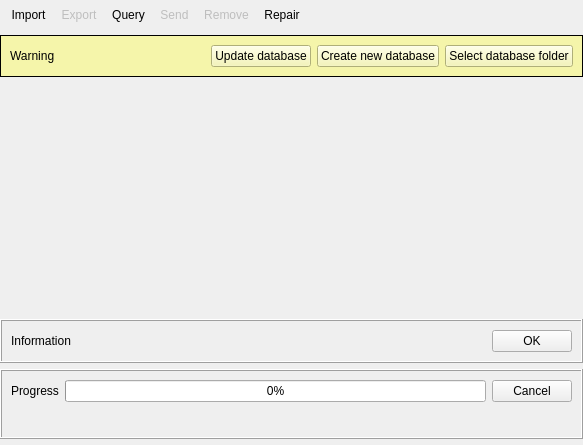
<?xml version="1.0" encoding="UTF-8"?>
<ui version="4.0">
 <class>ctkDICOMBrowser</class>
 <widget class="QWidget" name="ctkDICOMBrowser">
  <property name="geometry">
   <rect>
    <x>0</x>
    <y>0</y>
    <width>583</width>
    <height>445</height>
   </rect>
  </property>
  <property name="sizePolicy">
   <sizepolicy hsizetype="Preferred" vsizetype="Preferred">
    <horstretch>0</horstretch>
    <verstretch>0</verstretch>
   </sizepolicy>
  </property>
  <property name="windowTitle">
   <string>DICOM Browser</string>
  </property>
  <layout class="QVBoxLayout" name="verticalLayout_2">
   <property name="leftMargin">
    <number>0</number>
   </property>
   <property name="topMargin">
    <number>0</number>
   </property>
   <property name="rightMargin">
    <number>0</number>
   </property>
   <property name="bottomMargin">
    <number>0</number>
   </property>
   <item>
    <widget class="QToolBar" name="ToolBar">
     <property name="windowTitle">
      <string>DICOM Browser Toolbar</string>
     </property>
     <property name="floatable">
      <bool>true</bool>
     </property>
     <addaction name="ActionImport"/>
     <addaction name="ActionExport"/>
     <addaction name="ActionQuery"/>
     <addaction name="ActionSend"/>
     <addaction name="ActionRemove"/>
     <addaction name="ActionRepair"/>
    </widget>
   </item>
   <item>
    <widget class="QFrame" name="DatabaseDirectoryProblemFrame">
     <property name="styleSheet">
      <string notr="true">color: rgb(0, 0, 0);background-color: rgb(245, 245, 170);</string>
     </property>
     <property name="frameShape">
      <enum>QFrame::Box</enum>
     </property>
     <layout class="QHBoxLayout" name="horizontalLayout_2">
      <item>
       <widget class="QLabel" name="DatabaseDirectoryProblemLabel">
        <property name="sizePolicy">
         <sizepolicy hsizetype="Expanding" vsizetype="Preferred">
          <horstretch>0</horstretch>
          <verstretch>0</verstretch>
         </sizepolicy>
        </property>
        <property name="text">
         <string>Warning</string>
        </property>
       </widget>
      </item>
      <item>
       <widget class="QPushButton" name="UpdateDatabaseButton">
        <property name="text">
         <string>Update database</string>
        </property>
       </widget>
      </item>
      <item>
       <widget class="QPushButton" name="CreateNewDatabaseButton">
        <property name="text">
         <string>Create new database</string>
        </property>
       </widget>
      </item>
      <item>
       <widget class="QPushButton" name="SelectDatabaseDirectoryButton">
        <property name="text">
         <string>Select database folder</string>
        </property>
       </widget>
      </item>
     </layout>
    </widget>
   </item>
   <item>
    <layout class="QHBoxLayout" name="QueryLayout" stretch="0">
     <property name="spacing">
      <number>0</number>
     </property>
     <property name="leftMargin">
      <number>0</number>
     </property>
     <property name="rightMargin">
      <number>0</number>
     </property>
     <item>
      <widget class="ctkDICOMTableManager" name="dicomTableManager">
       <property name="sizePolicy">
        <sizepolicy hsizetype="Preferred" vsizetype="Expanding">
         <horstretch>0</horstretch>
         <verstretch>0</verstretch>
        </sizepolicy>
       </property>
       <property name="dynamicTableLayout">
        <bool>true</bool>
       </property>
       <property name="m_DynamicLayout" stdset="0">
        <bool>true</bool>
       </property>
      </widget>
     </item>
    </layout>
   </item>
   <item>
    <widget class="QFrame" name="InformationMessageFrame">
     <property name="frameShape">
      <enum>QFrame::Box</enum>
     </property>
     <property name="frameShadow">
      <enum>QFrame::Raised</enum>
     </property>
     <layout class="QHBoxLayout" name="horizontalLayout">
      <item>
       <widget class="QLabel" name="InformationMessageLabel">
        <property name="sizePolicy">
         <sizepolicy hsizetype="Expanding" vsizetype="Preferred">
          <horstretch>0</horstretch>
          <verstretch>0</verstretch>
         </sizepolicy>
        </property>
        <property name="text">
         <string>Information</string>
        </property>
       </widget>
      </item>
      <item>
       <widget class="QPushButton" name="InformationMessageDismissButton">
        <property name="text">
         <string>OK</string>
        </property>
       </widget>
      </item>
     </layout>
    </widget>
   </item>
   <item>
    <widget class="QFrame" name="ProgressFrame">
     <property name="frameShape">
      <enum>QFrame::Box</enum>
     </property>
     <property name="frameShadow">
      <enum>QFrame::Raised</enum>
     </property>
     <layout class="QGridLayout" name="gridLayout">
      <item row="0" column="1">
       <widget class="QProgressBar" name="ProgressBar">
        <property name="value">
         <number>0</number>
        </property>
       </widget>
      </item>
      <item row="0" column="2">
       <widget class="QPushButton" name="ProgressCancelButton">
        <property name="text">
         <string>Cancel</string>
        </property>
       </widget>
      </item>
      <item row="0" column="0">
       <widget class="QLabel" name="ProgressLabel">
        <property name="sizePolicy">
         <sizepolicy hsizetype="Preferred" vsizetype="Preferred">
          <horstretch>0</horstretch>
          <verstretch>0</verstretch>
         </sizepolicy>
        </property>
        <property name="text">
         <string>Progress</string>
        </property>
       </widget>
      </item>
      <item row="1" column="0" colspan="3">
       <widget class="QLineEdit" name="ProgressDetailLineEdit">
        <property name="enabled">
         <bool>false</bool>
        </property>
        <property name="maxLength">
         <number>300</number>
        </property>
        <property name="frame">
         <bool>false</bool>
        </property>
        <property name="readOnly">
         <bool>true</bool>
        </property>
       </widget>
      </item>
     </layout>
    </widget>
   </item>
   <item>
    <widget class="ctkDirectoryButton" name="DirectoryButton"/>
   </item>
  </layout>
  <action name="ActionImport">
   <property name="text">
    <string>Import</string>
   </property>
   <property name="toolTip">
    <string>Import a DICOM file or folder</string>
   </property>
  </action>
  <action name="ActionExport">
   <property name="enabled">
    <bool>false</bool>
   </property>
   <property name="text">
    <string>Export</string>
   </property>
   <property name="toolTip">
    <string>Export selected series to a DICOM folder</string>
   </property>
  </action>
  <action name="ActionQuery">
   <property name="text">
    <string>Query</string>
   </property>
   <property name="toolTip">
    <string>Query and retrieve studies from a DICOM server</string>
   </property>
  </action>
  <action name="ActionSend">
   <property name="enabled">
    <bool>false</bool>
   </property>
   <property name="text">
    <string>Send</string>
   </property>
   <property name="toolTip">
    <string>Send selected series to DICOM server</string>
   </property>
  </action>
  <action name="ActionRemove">
   <property name="enabled">
    <bool>false</bool>
   </property>
   <property name="text">
    <string>Remove</string>
   </property>
   <property name="toolTip">
    <string>Remove selected series from database</string>
   </property>
  </action>
  <action name="ActionRepair">
   <property name="enabled">
    <bool>true</bool>
   </property>
   <property name="text">
    <string>Repair</string>
   </property>
   <property name="toolTip">
    <string>Check whether all the files associated with images in the local Database are available on the disk.</string>
   </property>
  </action>
 </widget>
 <customwidgets>
  <customwidget>
   <class>ctkDICOMTableManager</class>
   <extends>QWidget</extends>
   <header>ctkDICOMTableManager.h</header>
   <container>1</container>
  </customwidget>
  <customwidget>
   <class>ctkDirectoryButton</class>
   <extends>QWidget</extends>
   <header>ctkDirectoryButton.h</header>
   <container>1</container>
   <slots>
    <signal>directoryChanged(QString)</signal>
   </slots>
  </customwidget>
 </customwidgets>
 <resources/>
 <connections>
  <connection>
   <sender>ActionImport</sender>
   <signal>triggered(bool)</signal>
   <receiver>ctkDICOMBrowser</receiver>
   <slot>openImportDialog()</slot>
   <hints>
    <hint type="sourcelabel">
     <x>-1</x>
     <y>-1</y>
    </hint>
    <hint type="destinationlabel">
     <x>319</x>
     <y>239</y>
    </hint>
   </hints>
  </connection>
  <connection>
   <sender>ActionExport</sender>
   <signal>triggered(bool)</signal>
   <receiver>ctkDICOMBrowser</receiver>
   <slot>openExportDialog()</slot>
   <hints>
    <hint type="sourcelabel">
     <x>-1</x>
     <y>-1</y>
    </hint>
    <hint type="destinationlabel">
     <x>319</x>
     <y>239</y>
    </hint>
   </hints>
  </connection>
  <connection>
   <sender>ActionQuery</sender>
   <signal>triggered(bool)</signal>
   <receiver>ctkDICOMBrowser</receiver>
   <slot>openQueryDialog()</slot>
   <hints>
    <hint type="sourcelabel">
     <x>-1</x>
     <y>-1</y>
    </hint>
    <hint type="destinationlabel">
     <x>319</x>
     <y>239</y>
    </hint>
   </hints>
  </connection>
  <connection>
   <sender>ActionRemove</sender>
   <signal>triggered()</signal>
   <receiver>ctkDICOMBrowser</receiver>
   <slot>onRemoveAction()</slot>
   <hints>
    <hint type="sourcelabel">
     <x>-1</x>
     <y>-1</y>
    </hint>
    <hint type="destinationlabel">
     <x>391</x>
     <y>303</y>
    </hint>
   </hints>
  </connection>
  <connection>
   <sender>ActionSend</sender>
   <signal>triggered()</signal>
   <receiver>ctkDICOMBrowser</receiver>
   <slot>openSendDialog()</slot>
   <hints>
    <hint type="sourcelabel">
     <x>-1</x>
     <y>-1</y>
    </hint>
    <hint type="destinationlabel">
     <x>400</x>
     <y>303</y>
    </hint>
   </hints>
  </connection>
  <connection>
   <sender>ActionRepair</sender>
   <signal>triggered()</signal>
   <receiver>ctkDICOMBrowser</receiver>
   <slot>onRepairAction()</slot>
   <hints>
    <hint type="sourcelabel">
     <x>-1</x>
     <y>-1</y>
    </hint>
    <hint type="destinationlabel">
     <x>291</x>
     <y>222</y>
    </hint>
   </hints>
  </connection>
 </connections>
 <slots>
  <slot>openImportDialog()</slot>
  <slot>openExportDialog()</slot>
  <slot>openQueryDialog()</slot>
  <slot>openSendDialog()</slot>
  <slot>onDatabaseDirectoryChaged(QString)</slot>
  <slot>onNextImage()</slot>
  <slot>onPreviousImage()</slot>
  <slot>onNextSeries()</slot>
  <slot>onPreviousSeries()</slot>
  <slot>onNextStudy()</slot>
  <slot>onPreviousStudy()</slot>
  <slot>onAutoPlayCheckboxStateChanged(int)</slot>
  <slot>onThumbnailWidthSliderValueChanged(int)</slot>
  <slot>onRemoveAction()</slot>
  <slot>onRepairAction()</slot>
 </slots>
</ui>
